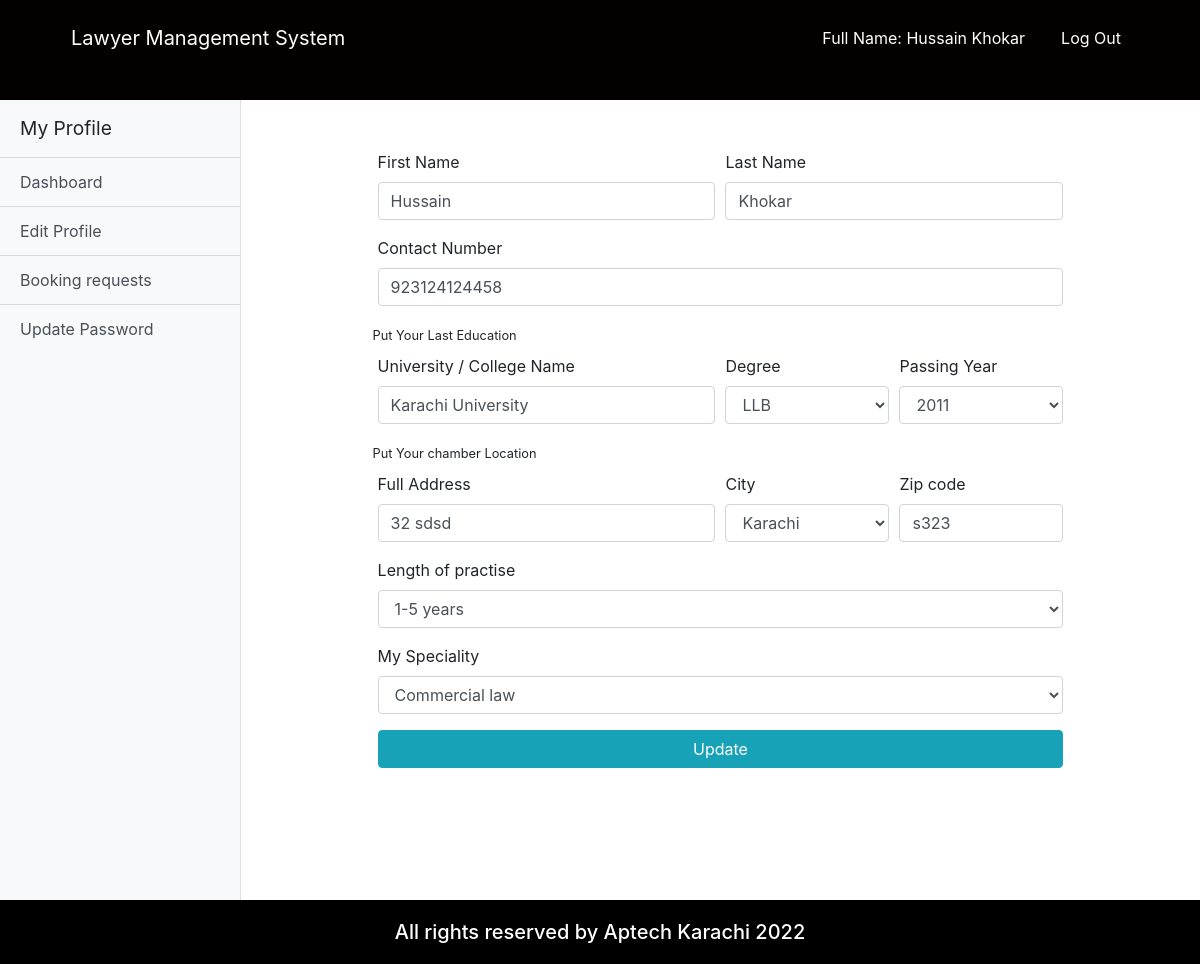
Page /lawyer_edit_profile.php (signed in) on the committed database.
### tables this page shows
CREATE TABLE `user` (
  `u_id` varchar(20) NOT NULL,
  `first_Name` varchar(100) NOT NULL,
  `last_Name` varchar(100) NOT NULL,
  `email` varchar(100) NOT NULL,
  `password` varchar(100) NOT NULL,
  `status` varchar(100) NOT NULL,
  `role` varchar(100) NOT NULL
);

CREATE TABLE `lawyer` (
  `lawyer_id` varchar(20) NOT NULL,
  `contact_Number` varchar(15) NOT NULL,
  `university_College` varchar(100) NOT NULL,
  `degree` varchar(100) NOT NULL,
  `passing_year` varchar(100) NOT NULL,
  `full_address` varchar(200) NOT NULL,
  `city` varchar(50) NOT NULL,
  `zip_code` varchar(50) NOT NULL,
  `practise_Length` varchar(100) NOT NULL,
  `case_handle` varchar(500) NOT NULL,
  `speciality` varchar(100) NOT NULL,
  `image` varchar(150) NOT NULL
);

### lawyer_edit_profile.php (the view, shortened to what this page needs)
<?php
	if($_SESSION['login']==TRUE AND $_SESSION['status']=='Active'){
	?>
	<!doctype html>
	<html lang="en">
		<head>
			<link rel="stylesheet" href="https://use.fontawesome.com/releases/v5.8.1/css/all.css">
			<link rel="stylesheet" href="css/all.css">
			<link rel="stylesheet" href="css/simple-sidebar.css">
			<link rel="stylesheet" href="css/bootstrap.css">
			<link rel="stylesheet" href="css/style.css">
			<link rel="stylesheet" href="css/media.css">
		</head>
		<body>
			<header class="customnav">
				<div class="container">
					<div class="row">
						<div class="col-md-12">
							<nav class="navbar navbar-expand-lg ">
								<a class="navbar-brand cus-a" href="#">Lawyer Management System</a>
								<div class="collapse navbar-collapse" id="navbarSupportedContent">
									<ul class="navbar-nav ml-auto ">
										<li class="">
											<a class="nav-link cus-a" href="#">Full Name: <?php echo $_SESSION['first_Name'];?> <?php echo $_SESSION['last_Name'];?></a>
										</li>
										<li class="">
											<a class="nav-link cus-a" href="logout.php">Log Out</a>
										</li>
									</ul>
								</div>
							</nav>
						</div>
					</div>
				</div>
			</header>
			<body>
				<div class="d-flex" id="wrapper">
					<div class="bg-light border-right" id="sidebar-wrapper">
						<div class="sidebar-heading">My Profile</div>
						<div class="list-group list-group-flush">
							<a href="lawyer_dashboard.php" class="list-group-item list-group-item-action bg-light">Dashboard</a>
							<a href="lawyer_edit_profile.php" class="list-group-item list-group-item-action bg-light">Edit Profile</a>
							<a href="lawyer_booking.php" class="list-group-item list-group-item-action bg-light">Booking requests</a>
							<a href="update_password_admin.php" class="list-group-item list-group-item-action bg-light">Update Password</a>
						</div>
					</div>
					<section class="bookingrqst">
						<div class="container">
							<div class="span7">
								<div class="">
									<div class="widget-content">
										<div class="row">
											<div class="col-md-1"></div>
											<?php
												$a=$_SESSION['lawyer_id'];
												$conn = connect();
												$result = mysqli_query($conn,"SELECT * FROM user,lawyer WHERE user.u_id=lawyer.lawyer_id AND user.status='Active' AND user.u_id='$a'");
												while($row = mysqli_fetch_array($result)) {
												?>
												<div class="col-md-10">
													<form  action="save_lawyer_edit_Profile.php"  method="post" enctype="multipart/form-data"  id="validateForm">
														<div class="form-row">
															<div class="form-group col-md-6">
																<label for="fname">First Name</label>
																<input type="text" class="form-control" id="first_Name" name="first_Name" value="<?php echo $row["first_Name"]; ?>">
															</div>
															<div class="form-group col-md-6">
																<label for="lname">Last Name</label>
																<input type="text" class="form-control" id="lname" name="last_Name" value="<?php echo $row["last_Name"]; ?>">
															</div>
														</div>
														<div class="form-group">
															<label for="num">Contact Number</label>
															<input type="text" class="form-control" name="contact_number" id="contact_number" value="<?php echo $row["contact_Number"]; ?>">
														</div>
														<div class="form-row"><label for="edu"><small>Put Your Last Education</small></label></div>
														<div class="form-row">
															<div class="form-group col-md-6">
																<label for="institute">University / College Name</label>
																<input type="text" class="form-control" id="institute" name="university_College" value="<?php echo $row["university_College"]; ?>">
															</div>
															<div class="form-group col-md-3">
																<label for="degree">Degree</label>
																<select id="degree" name="degree" class="form-control">
																	<option value="LLB" <?php if ($row['degree']=='LLB'){echo "selected";}?>>LLB</option>
																</select>
															</div>
															<div class="form-group col-md-3">
																<label for="pyear">Passing Year</label>
																<select id="passing_year" name="passing_year" class="form-control">
																	<option value="2011" <?php if ($row['passing_year']=='2011'){echo "selected";}?>>2011</option>
																</select>
															</div>
														</div>
														<div class="form-row"><label for="edu"><small>Put Your chamber Location </small></label></div>
														<div class="form-row">
															<div class="form-group col-md-6">
																<label for="address">Full Address</label>
																<input type="text" class="form-control" id="address" name="full_address" value="<?php echo $row["full_address"]; ?>">
															</div>
															<div class="form-group col-md-3">
																<label for="city">City</label>
																<select id="city" name="city" class="form-control">
																	<option value="Karachi" <?php if ($row['city']=='Karachi'){echo "selected";}?>>Karachi</option>
																</select>
															</div>
															<div class="form-group col-md-3">
																<label for="zip">Zip code</label>
																<input type="text" class="form-control" id="zip" name="zip_code" value="<?php echo $row["zip_code"]; ?>">
															</div>
														</div>
														<div class="form-group">
															<label for="practise">Length of practise</label>
															<select id="practise" name="practise_Length" class="form-control">
																<option value="1-5 years" <?php if ($row['practise_Length']=='1-5 years'){echo "selected";}?>>1-5 years</option>
															</select>
														</div>
														<div class="form-group">
															<label for="practise">My Speciality</label>
															<select id="practise" name="speciality" class="form-control">
																<option value="Commercial Law" <?php if ($row['speciality']=='Commercial Law'){echo "selected";}?>>Commercial law</option>
															</select>
														</div>
														<input name="update" type="submit" class="btn btn-block btn-info" value="Update" />
													</form>
												</div>
												<?php
												}
											?>
											<div class="col-md-1"></div>
										</div>
									</div>
								</div>
							</div>
						</section>
					</div>
			</body>
			<footer>
				<div class="container">
					<div class="row">
						<div class="col">
							<h5>All rights reserved by Aptech Karachi 2022</h5>
						</div>
					</div>
				</div>
			</footer>
		</body>
	</html>
	<?php
	}else
	header('location:login.php?deactivate');
?>

### css/simple-sidebar.css (style rules this page uses)
body { overflow-x: hidden; }
#sidebar-wrapper { min-height: 100vh; margin-left: -15rem; -webkit-transition: margin .25s ease-out; -moz-transition: margin .25s ease-out; -o-transition: margin .25s ease-out; transition: margin .25s ease-out; }
#sidebar-wrapper .sidebar-heading { padding: 0.875rem 1.25rem; font-size: 1.2rem; }
#sidebar-wrapper .list-group { width: 15rem; }
@media (min-width: 768px) { #sidebar-wrapper { margin-left: 0; } }

### css/style.css (style rules this page uses)
* { margin: 0; padding: 0; }
html { height: 100% !important; }
body { display: flex !important; min-height: 100% !important; flex-direction: column; }
.customnav { background-color: #040000; height: 100px; }
.customnav a { margin: 10px 10px; }
.cus-a { color: white !important; }
footer { margin-top: auto; background-color: black; color: white; }
footer h5 { text-align: center; margin: 20px 0px; }
.bookingrqst { margin: 50px; }

### rows in the picture
user: first_Name "Hussain", last_Name "Khokar", contact_number "923124124458", university_College "Karachi University", full_address "32 sdsd", zip_code "s323"

### other values in the picture
$_SESSION['first_Name'] "Hussain"
$_SESSION['last_Name'] "Khokar"
